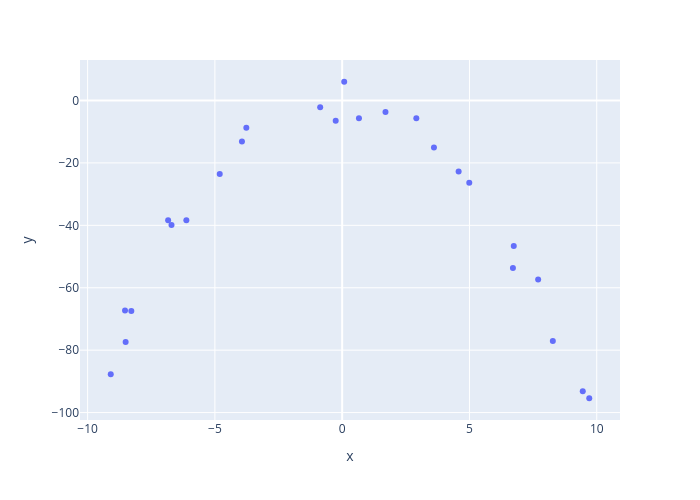

Write notebook code for a chart like this one.
### Code cell
xs,ys=genData(N,noise=noise)
fig=px.scatter(x=xs,y=ys)
fig.update_layout(width=700,height=500)
fig.show()

### Figure 1 — Plotly figure (JSON) as saved in the notebook; plotly's stock layout.template omitted (floating-point values rounded to 4 significant figures)
{"data": [{"hovertemplate": "x=%{x}<br>y=%{y}<extra></extra>", "legendgroup": "", "marker": {"color": "#636efa", "symbol": "circle"}, "mode": "markers", "name": "", "orientation": "v", "showlegend": false, "type": "scatter", "x": [6.707, -6.837, -9.091, -4.81, 2.913, -6.705, -8.53, 0.07955, 4.575, 9.451, -8.506, 7.699, -3.938, 3.606, -0.8641, 6.741, 9.706, -3.765, 0.6594, -8.283, -6.121, 4.993, -0.2544, 1.702, 8.275], "xaxis": "x", "y": [-53.63, -38.38, -87.71, -23.59, -5.711, -39.87, -67.25, 6.012, -22.75, -93.14, -77.42, -57.33, -13.17, -15.05, -2.191, -46.62, -95.41, -8.757, -5.663, -67.48, -38.38, -26.39, -6.498, -3.652, -77.08], "yaxis": "y"}], "layout": {"height": 500, "legend": {"tracegroupgap": 0}, "margin": {"t": 60}, "width": 700, "xaxis": {"anchor": "y", "domain": [0, 1], "title": {"text": "x"}}, "yaxis": {"anchor": "x", "domain": [0, 1], "title": {"text": "y"}}}}
